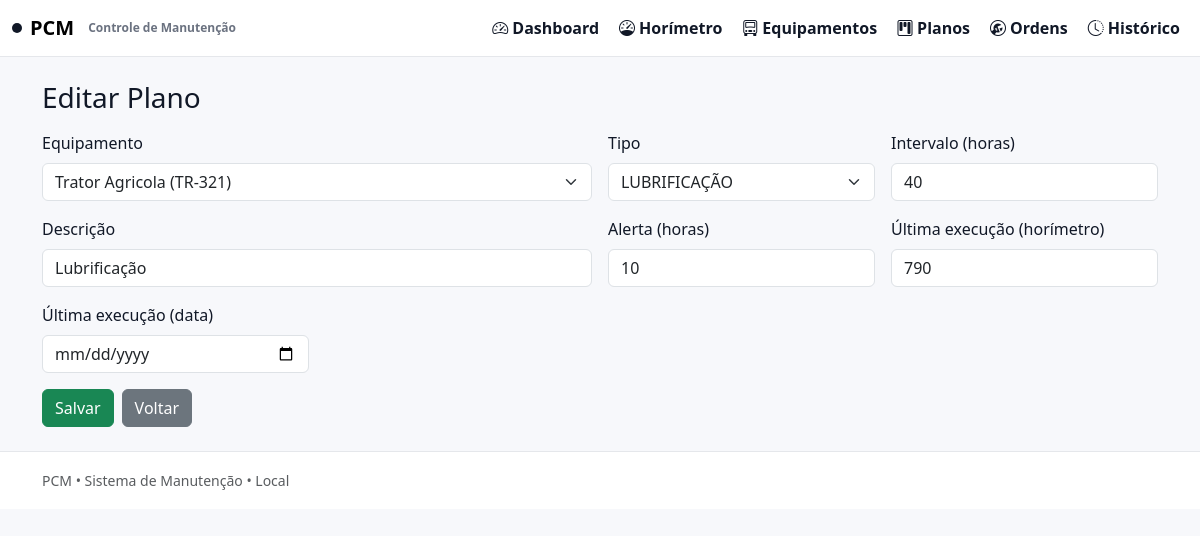
/planos/8/editar, run on the app's committed database.
### models.py (models this page shows, shortened)
class MaintenancePlan(db.Model):
    __tablename__ = "planos_manutencao"
    id = db.Column(db.Integer, primary_key=True)
    equipamento_id = db.Column(db.Integer, db.ForeignKey("equipamentos.id"), nullable=False)
    tipo = db.Column(db.String(30), nullable=False)  # PREVENTIVA / LUBRIFICACAO
    descricao = db.Column(db.String(200), nullable=False)
    intervalo_horas = db.Column(db.Integer, nullable=False)
    alerta_horas = db.Column(db.Integer, nullable=True)
    ultima_execucao_horimetro = db.Column(db.Integer, nullable=False, default=0)
    ultima_execucao_data = db.Column(db.Date, nullable=True)
    created_at = db.Column(db.DateTime, nullable=False, default=datetime.utcnow)
    equipamento = db.relationship("Equipment", backref=db.backref("planos", lazy=True))

class Equipment(db.Model):
    __tablename__ = "equipamentos"
    id = db.Column(db.Integer, primary_key=True)
    nome = db.Column(db.String(120), nullable=False)
    codigo = db.Column(db.String(60), nullable=False, unique=True)  # TAG
    tipo = db.Column(db.String(60), nullable=True)
    horimetro_atual = db.Column(db.Integer, nullable=False, default=0)
    ativo = db.Column(db.Boolean, nullable=False, default=True)
    created_at = db.Column(db.DateTime, nullable=False, default=datetime.utcnow)

### app.py (the view, shortened to what this page needs)
    @app.route("/planos/<int:plano_id>/editar", methods=["GET", "POST"])
    def plano_editar(plano_id):
        item = MaintenancePlan.query.get_or_404(plano_id)
        equipamentos = Equipment.query.filter_by(ativo=True).order_by(Equipment.nome.asc()).all()
        return render_template("plano_form.html", item=item, equipamentos=equipamentos)

### templates/plano_form.html (shortened to what this page needs)
{% extends "base.html" %}
{% block content %}
<h3>{{ 'Editar' if item else 'Novo' }} Plano</h3>
<form method="post" class="mt-3">
  <div class="row g-3">
    <div class="col-md-6">
      <label class="form-label">Equipamento</label>
      <select class="form-select" name="equipamento_id" required>
        {% for e in equipamentos %}
          <option value="{{ e.id }}" {% if item and item.equipamento_id == e.id %}selected{% endif %}>
            {{ e.nome }} ({{ e.codigo }})
          </option>
        {% endfor %}
      </select>
    </div>
    <div class="col-md-3">
      <label class="form-label">Tipo</label>
      <select class="form-select" name="tipo" required>
        <option value="LUBRIFICACAO" {% if item and item.tipo=='LUBRIFICACAO' %}selected{% endif %}>LUBRIFICAÇÃO</option>
      </select>
    </div>
    <div class="col-md-3">
      <label class="form-label">Intervalo (horas)</label>
      <input class="form-control" type="number" name="intervalo_horas" value="{{ item.intervalo_horas if item else 0 }}" required>
    </div>
    <div class="col-md-6">
      <label class="form-label">Descrição</label>
      <input class="form-control" name="descricao" value="{{ item.descricao if item else '' }}" required>
    </div>
    <div class="col-md-3">
      <label class="form-label">Alerta (horas)</label>
      <input class="form-control" type="number" name="alerta_horas" value="{{ item.alerta_horas if item and item.alerta_horas is not none else '' }}">
    </div>
    <div class="col-md-3">
      <label class="form-label">Última execução (horímetro)</label>
      <input class="form-control" type="number" name="ultima_execucao_horimetro" value="{{ item.ultima_execucao_horimetro if item else 0 }}">
    </div>
    <div class="col-md-3">
      <label class="form-label">Última execução (data)</label>
      <input class="form-control" type="date" name="ultima_execucao_data" value="{{ item.ultima_execucao_data if item and item.ultima_execucao_data else '' }}">
    </div>
  </div>
  <div class="mt-3 d-flex gap-2">
    <button class="btn btn-success" type="submit">Salvar</button>
    <a class="btn btn-secondary" href="{{ url_for('planos') }}">Voltar</a>
  </div>
</form>
{% endblock %}

### static/css/style.css (style rules this page uses)
:root { --bg: #f7f8fb; --card: #ffffff; --text: #111827; --muted: #6b7280; --border: #e5e7eb; --shadow: 0 10px 25px rgba(17,24,39,.06); --shadow2: 0 6px 18px rgba(17,24,39,.05); }
.bg-app { background: var(--bg); color: var(--text); }

### data on the page
MaintenancePlan: equipamento_id "Trator Agricola (TR-321)", tipo "LUBRIFICAÇÃO", intervalo_horas "40", descricao "Lubrificação", alerta_horas "10", ultima_execucao_horimetro "790"

### other printed values
{{ 'Editar' if item else 'Novo' }} "Editar"
